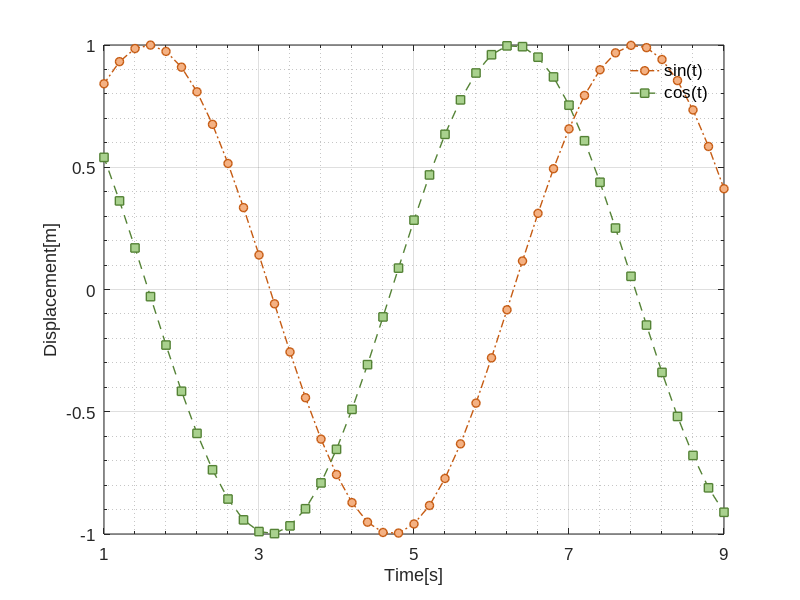
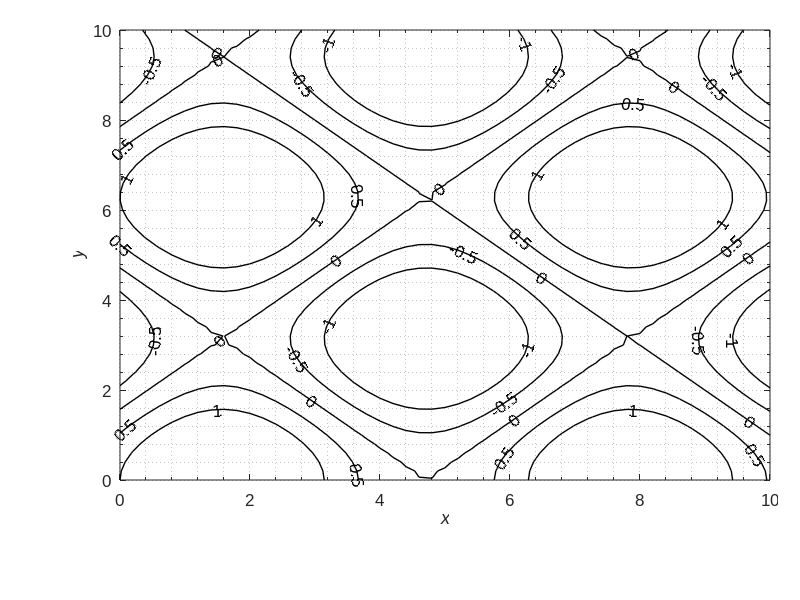
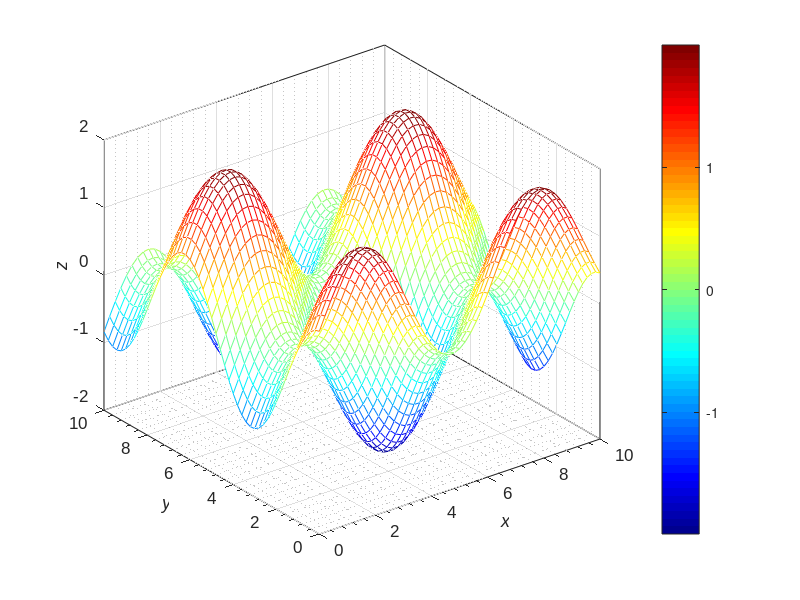

Write MATLAB code to recreate these figures, in order.
t = 0:0.2:10;
x = cos(t);
y = sin(t);
figure; hold on;
plot(t,y,'Color',[197,90,17]/255,'LineWidth', 1.0, ...
    'LineStyle','-.','Marker','o','MarkerSize',6,'MarkerEdgeColor', ...
    [197,90,17]/255,'MarkerFaceColor',[244,177,131]/255);
plot(t,x,'Color',[84,130,53]/255,'LineWidth', 1.0, 'LineStyle','--',...
    'Marker','s','MarkerSize',6,'MarkerEdgeColor',[84,130,53]/255,...
    'MarkerFaceColor',[169,209,142]/255);
xlim([1,9]); ylim([-1,1]);
xticks(1:2:9); yticks(-1:0.5:1); 
box on; grid on;
xlabel('Time[s]'); ylabel('Displacement[m]');
h = legend('sin(t)','cos(t)','Location','best');
set(gca, 'FontSize', 12, 'FontName', 'Arial','XMinorTick','on','YMinorTick','on',...
    'XMinorGrid','on','YMinorGrid','on');
set(h, 'FontSize', 12, 'FontName', 'Arial','box','off');
hold off;

figure;
xv = 0:0.2:10;
yv = 0:0.2:10;
[xm, ym] = meshgrid(xv,yv);
zm = sin(xm)+cos(ym);
[c,h]=contour(xm, ym, zm, [-1 -0.5 0 0.5 1], 'k-','LineWidth', 1.0, 'Showtext', 'on');
clabel(c,h,'FontName','Arial','FontSize',12);
xlabel('\itx'); ylabel('\ity');
set(gcf,'Units','centimeters','Position',[5 5 8 6]);
set(gca,'Units','centimeters','Position',[1.2 1.2 6.5 4.5]);
set(gca, 'FontSize', 12, 'FontName', 'Arial','XMinorTick','on','YMinorTick','on',...
    'XMinorGrid','on','YMinorGrid','on');


figure;
mesh(xm, ym, zm);
colormap jet;
colorbar;
box on;
xlabel('\itx'); ylabel('\ity');zlabel('\itz');
set(gca, 'FontSize', 12, 'FontName', 'Arial','XMinorTick','on','YMinorTick','on',...
    'XMinorGrid','on','YMinorGrid','on');
